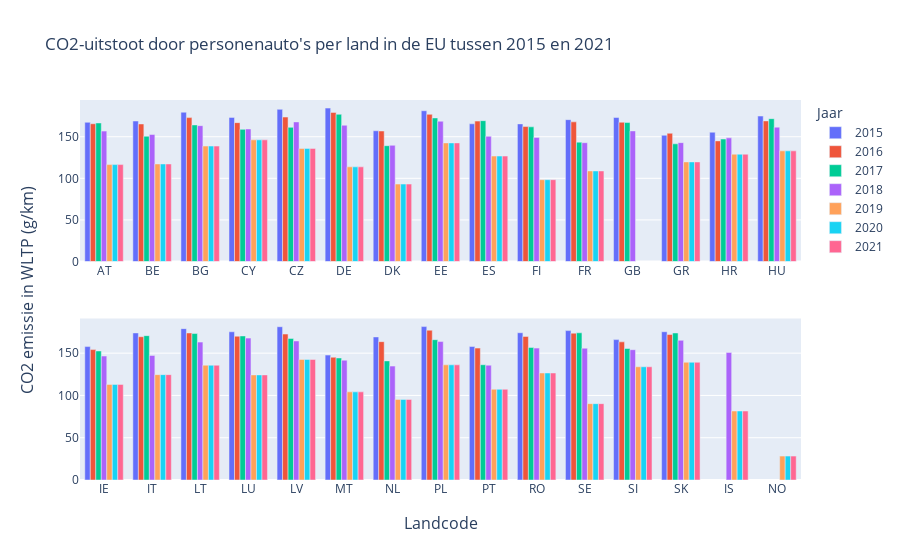

The code cell stored with this chart in its notebook:
### Markdown cell above
## De positieve trend van CO2-uitstootvermindering

Laten we allereerst een blik werpen op de totale uitstoot door de jaren heen, om zo de evolutie van de uitstoot te kunnen onderzoeken.

### Code cell
# Import packages
from plotly.subplots import make_subplots
import plotly.express as px
import plotly.graph_objects as go
import pandas as pd
import numpy as np

# Retrieve csv files for visualisations
country_emission = pd.read_csv("country_emission.csv")
ft_mean_emission = pd.read_csv("ft_mean_emission.csv")
car_emission_mass = pd.read_csv("car_emission_mass.csv")

total_emission = pd.read_csv("total_emission.csv")
df_counts = pd.read_csv("fuel_type_distribution.csv")
total_emission_per_ft = pd.read_csv("total_emission_per_ft.csv")

car_emission = pd.read_csv("car_emission.csv")

# Plot settings
rows = 2
cols = 1
fig = make_subplots(rows=rows, cols=cols, x_title="Landcode", y_title="CO2 emissie in WLTP (g/km)")

for year in [2015, 2016, 2017, 2018, 2019, 2020, 2021]:
    # Find index of 'IE' to split the countries on ('IE' is often in the middle).
    country_emission_year = country_emission[country_emission["year"]==year].reset_index()
    split_index = country_emission_year[country_emission_year["Country"]=="IE"].index
    country_emission_split = np.split(country_emission[country_emission["year"]==year], split_index)

    # Subplot settings
    showlegend = True
    for row in range(rows):
        for col in range(cols):
            index = cols * row + col
            fig.append_trace(
                go.Bar(
                    x=country_emission_split[index]["Country"],
                    y=country_emission_split[index]["Ewltp (g/km) mean"],
                    name=year,
                    marker=dict(color=px.colors.qualitative.Plotly[year-2015]),
                    showlegend=showlegend,
                ),
                row=row + 1,
                col=col + 1,
            )
            showlegend = False

fig.update_layout(
    title_text="CO2-uitstoot door personenauto's per land in de EU tussen 2015 en 2021",
    legend_title="Jaar",
)
fig.show()

### Figure 1 — Plotly figure (JSON) as saved in the notebook; plotly's stock layout.template omitted (floating-point values rounded to 4 significant figures)
{"data": [{"marker": {"color": "#636EFA"}, "name": "2015", "showlegend": true, "type": "bar", "x": ["AT", "BE", "BG", "CY", "CZ", "DE", "DK", "EE", "ES", "FI", "FR", "GB", "GR", "HR", "HU"], "xaxis": "x", "y": [167.4, 168.9, 179.5, 173.3, 182.9, 184.5, 157.2, 181.3, 165.6, 165.4, 170.5, 173.1, 151.8, 155.4, 174.9], "yaxis": "y"}, {"marker": {"color": "#636EFA"}, "name": "2015", "showlegend": false, "type": "bar", "x": ["IE", "IT", "LT", "LU", "LV", "MT", "NL", "PL", "PT", "RO", "SE", "SI", "SK"], "xaxis": "x2", "y": [157.8, 173.9, 179.0, 175.3, 181.3, 147.7, 169.2, 181.5, 157.9, 174.2, 176.7, 166.0, 175.4], "yaxis": "y2"}, {"marker": {"color": "#EF553B"}, "name": "2016", "showlegend": true, "type": "bar", "x": ["AT", "BE", "BG", "CY", "CZ", "DE", "DK", "EE", "ES", "FI", "FR", "GB", "GR", "HR", "HU"], "xaxis": "x", "y": [165.6, 165.4, 173.0, 166.9, 173.7, 179.3, 156.9, 176.9, 168.8, 162.2, 167.9, 167.4, 154.2, 145.0, 169.0], "yaxis": "y"}, {"marker": {"color": "#EF553B"}, "name": "2016", "showlegend": false, "type": "bar", "x": ["IE", "IT", "LT", "LU", "LV", "MT", "NL", "PL", "PT", "RO", "SE", "SI", "SK"], "xaxis": "x2", "y": [154.2, 169.5, 173.9, 170.0, 172.6, 145.2, 163.6, 177.2, 156.0, 169.8, 173.7, 163.4, 172.1], "yaxis": "y2"}, {"marker": {"color": "#00CC96"}, "name": "2017", "showlegend": true, "type": "bar", "x": ["AT", "BE", "BG", "CY", "CZ", "DE", "DK", "EE", "ES", "FI", "FR", "GB", "GR", "HR", "HU"], "xaxis": "x", "y": [166.6, 150.6, 164.2, 158.9, 161.3, 177.0, 139.2, 172.6, 169.3, 161.9, 143.5, 167.1, 141.5, 147.2, 171.7], "yaxis": "y"}, {"marker": {"color": "#00CC96"}, "name": "2017", "showlegend": false, "type": "bar", "x": ["IE", "IT", "LT", "LU", "LV", "MT", "NL", "PL", "PT", "RO", "SE", "SI", "SK"], "xaxis": "x2", "y": [152.6, 170.7, 173.2, 170.4, 167.5, 144.3, 140.9, 166.0, 136.3, 156.8, 174.1, 155.5, 173.9], "yaxis": "y2"}, {"marker": {"color": "#AB63FA"}, "name": "2018", "showlegend": true, "type": "bar", "x": ["AT", "BE", "BG", "CY", "CZ", "DE", "DK", "EE", "ES", "FI", "FR", "GB", "GR", "HR", "HU"], "xaxis": "x", "y": [156.8, 152.7, 163.3, 159.4, 167.8, 163.8, 139.7, 168.7, 150.5, 149.2, 142.8, 157.0, 142.9, 148.7, 161.5], "yaxis": "y"}, {"marker": {"color": "#AB63FA"}, "name": "2018", "showlegend": false, "type": "bar", "x": ["IE", "IS", "IT", "LT", "LU", "LV", "MT", "NL", "PL", "PT", "RO", "SE", "SI", "SK"], "xaxis": "x2", "y": [146.6, 150.7, 147.3, 163.1, 167.8, 164.4, 141.7, 134.7, 163.7, 135.8, 156.0, 155.9, 154.1, 165.2], "yaxis": "y2"}, {"marker": {"color": "#FFA15A"}, "name": "2019", "showlegend": true, "type": "bar", "x": ["AT", "BE", "BG", "CY", "CZ", "DE", "DK", "EE", "ES", "FI", "FR", "GR", "HR", "HU"], "xaxis": "x", "y": [116.5, 117.3, 138.8, 146.2, 135.9, 113.8, 93.09, 142.6, 126.7, 98.35, 108.9, 119.7, 129.0, 133.0], "yaxis": "y"}, {"marker": {"color": "#FFA15A"}, "name": "2019", "showlegend": false, "type": "bar", "x": ["IE", "IS", "IT", "LT", "LU", "LV", "MT", "NL", "NO", "PL", "PT", "RO", "SE", "SI", "SK"], "xaxis": "x2", "y": [113.0, 81.59, 124.6, 135.7, 124.3, 142.6, 104.2, 95.31, 28.26, 136.2, 107.3, 126.6, 90.27, 133.9, 139.2], "yaxis": "y2"}, {"marker": {"color": "#19D3F3"}, "name": "2020", "showlegend": true, "type": "bar", "x": ["AT", "BE", "BG", "CY", "CZ", "DE", "DK", "EE", "ES", "FI", "FR", "GR", "HR", "HU"], "xaxis": "x", "y": [116.5, 117.3, 138.8, 146.2, 135.9, 113.8, 93.09, 142.6, 126.7, 98.35, 108.9, 119.7, 129.0, 133.0], "yaxis": "y"}, {"marker": {"color": "#19D3F3"}, "name": "2020", "showlegend": false, "type": "bar", "x": ["IE", "IS", "IT", "LT", "LU", "LV", "MT", "NL", "NO", "PL", "PT", "RO", "SE", "SI", "SK"], "xaxis": "x2", "y": [113.0, 81.59, 124.6, 135.7, 124.3, 142.6, 104.2, 95.31, 28.26, 136.2, 107.3, 126.6, 90.27, 133.9, 139.2], "yaxis": "y2"}, {"marker": {"color": "#FF6692"}, "name": "2021", "showlegend": true, "type": "bar", "x": ["AT", "BE", "BG", "CY", "CZ", "DE", "DK", "EE", "ES", "FI", "FR", "GR", "HR", "HU"], "xaxis": "x", "y": [116.5, 117.3, 138.8, 146.2, 135.9, 113.8, 93.09, 142.6, 126.7, 98.35, 108.9, 119.7, 129.0, 133.0], "yaxis": "y"}, {"marker": {"color": "#FF6692"}, "name": "2021", "showlegend": false, "type": "bar", "x": ["IE", "IS", "IT", "LT", "LU", "LV", "MT", "NL", "NO", "PL", "PT", "RO", "SE", "SI", "SK"], "xaxis": "x2", "y": [113.0, 81.59, 124.6, 135.7, 124.3, 142.6, 104.2, 95.31, 28.26, 136.2, 107.3, 126.6, 90.27, 133.9, 139.2], "yaxis": "y2"}], "layout": {"annotations": [{"font": {"size": 16}, "showarrow": false, "text": "Landcode", "x": 0.5, "xanchor": "center", "xref": "paper", "y": 0, "yanchor": "top", "yref": "paper", "yshift": -30}, {"font": {"size": 16}, "showarrow": false, "text": "CO2 emissie in WLTP (g/km)", "textangle": -90, "x": 0, "xanchor": "right", "xref": "paper", "xshift": -40, "y": 0.5, "yanchor": "middle", "yref": "paper"}], "legend": {"title": {"text": "Jaar"}}, "title": {"text": "CO2-uitstoot door personenauto's per land in de EU tussen 2015 en 2021"}, "xaxis": {"anchor": "y", "domain": [0, 1]}, "xaxis2": {"anchor": "y2", "domain": [0, 1]}, "yaxis": {"anchor": "x", "domain": [0.575, 1]}, "yaxis2": {"anchor": "x2", "domain": [0, 0.425]}}}
